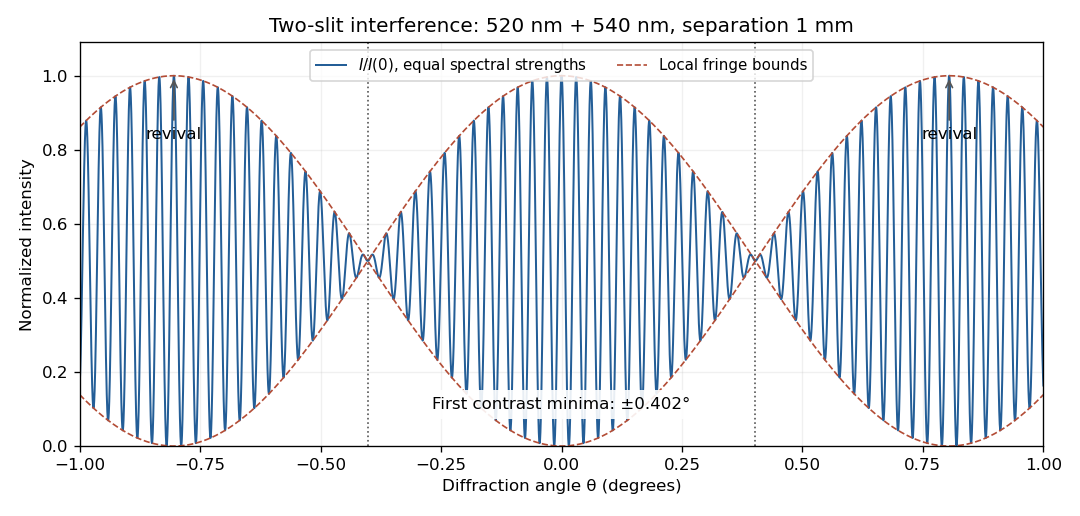

The Python source for this figure:
"""Original equal-strength spectral-doublet plot; Python 3.14, numpy/matplotlib."""
from pathlib import Path
import matplotlib
matplotlib.use('Agg')
import matplotlib.pyplot as plt
import numpy as np

theta=np.linspace(-1,1,12001);delta=.001*np.sin(np.deg2rad(theta))
a=np.pi*delta/520e-9;b=np.pi*delta/540e-9
intensity=.5*(np.cos(a)**2+np.cos(b)**2)
visibility=np.abs(np.cos(a-b))
fig,ax=plt.subplots(figsize=(9,4.3),facecolor='white')
ax.plot(theta,intensity,color='#245e97',lw=1.2,label=r'$I/I(0)$, equal spectral strengths')
ax.plot(theta,(1+visibility)/2,'--',color='#b34c35',lw=1,label='Local fringe bounds')
ax.plot(theta,(1-visibility)/2,'--',color='#b34c35',lw=1)
for deg in [-.402219675819,.402219675819]:ax.axvline(deg,color='#555',ls=':',lw=1)
for deg in [-.80445917522,.80445917522]:ax.annotate('revival',xy=(deg,1),xytext=(deg,.83),ha='center',arrowprops={'arrowstyle':'->','color':'#555'},fontsize=10)
ax.text(0,.1,'First contrast minima: ±0.402°',ha='center',fontsize=10,bbox={'facecolor':'white','edgecolor':'none','alpha':.9})
ax.set(xlim=(-1,1),ylim=(0,1.09),xlabel='Diffraction angle θ (degrees)',ylabel='Normalized intensity',title='Two-slit interference: 520 nm + 540 nm, separation 1 mm')
ax.grid(alpha=.18);ax.legend(loc='upper center',fontsize=9,ncol=2)
fig.tight_layout()
fig.savefig(Path.cwd()/Path(__file__).with_suffix('.png').name,dpi=120,facecolor='white',transparent=False)
